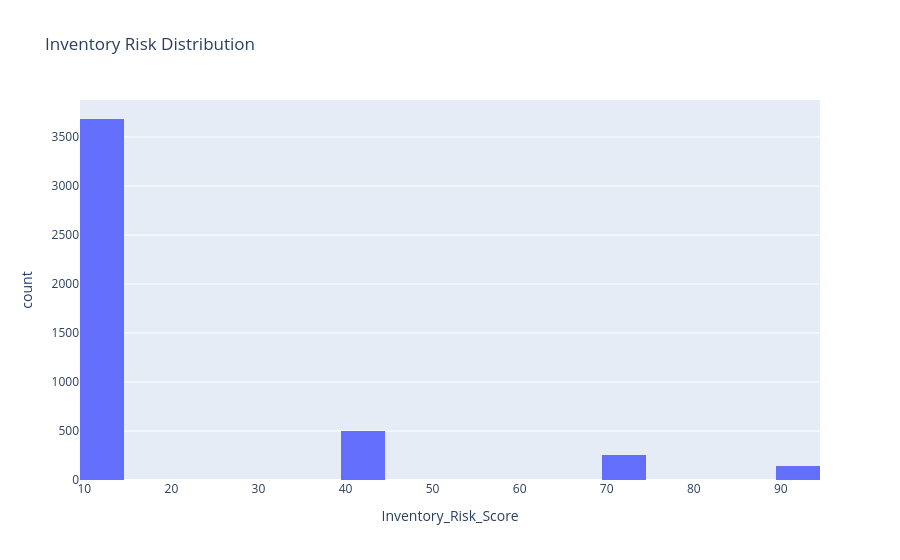

Notebook cell for this chart:
### Markdown cell above
## INVENTORY RISK DISTRIBUTION

### Code cell
fig = px.histogram(

    inventory_df,

    x='Inventory_Risk_Score',

    nbins=20,

    title='Inventory Risk Distribution'
)

fig.show()

### Figure 1 — Plotly figure (JSON) as saved in the notebook; plotly's stock layout.template omitted (floating-point values rounded to 4 significant figures; data arrays with more than 128 entries replaced by an {"elided": "..."} marker saying what was removed)
{"data": [{"bingroup": "x", "hovertemplate": "Inventory_Risk_Score=%{x}<br>count=%{y}<extra></extra>", "legendgroup": "", "marker": {"color": "#636efa", "pattern": {"shape": ""}}, "name": "", "nbinsx": 20, "orientation": "v", "showlegend": false, "type": "histogram", "x": {"elided": "4585 int values"}, "xaxis": "x", "yaxis": "y"}], "layout": {"barmode": "relative", "legend": {"tracegroupgap": 0}, "title": {"text": "Inventory Risk Distribution"}, "xaxis": {"anchor": "y", "domain": [0, 1], "title": {"text": "Inventory_Risk_Score"}}, "yaxis": {"anchor": "x", "domain": [0, 1], "title": {"text": "count"}}}}
